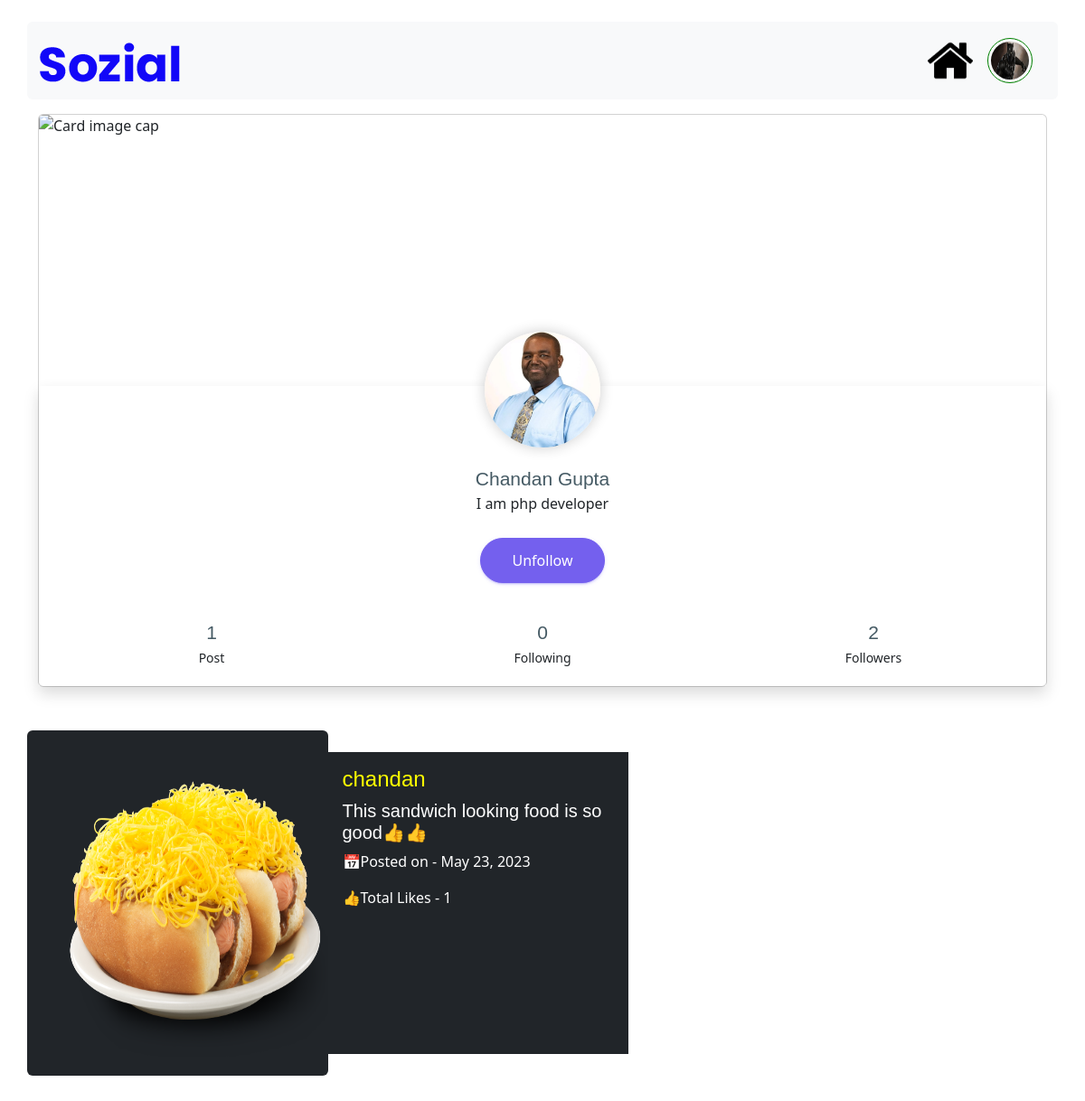
The app's page /profilepage/chandan (signed in) with its own data.
### home/models.py (models this page shows, shortened)
class Profile(models.Model):
    user = models.OneToOneField(User, on_delete=models.CASCADE, null=True)
    id_user= models.IntegerField(null=True)
    full_name= models.CharField(max_length=100)
    image = models.ImageField(upload_to='media')
    bio = models.TextField()
    location = models.CharField(max_length=100)

class Post(models.Model):
    id = models.UUIDField(primary_key=True, default=uuid.uuid4)
    user = models.ForeignKey(User, on_delete=models.CASCADE, null=True)
    pic = models.ImageField(upload_to='media')
    body = models.TextField()
    created_on = models.DateField(default=datetime.now)
    likes = models.IntegerField(default= 0)

### home/views.py (the view)
# urls.py: path('profilepage/<pk>', views.profilepage, name='profilepage'),
@login_required(login_url='signin')
def profilepage(request, pk):
    user_obj = User.objects.get(username = pk)
    user_profile = Profile.objects.get(user = user_obj)
    post_count = Post.objects.filter(user= user_obj).count
    followed_by = request.user.username
    followed_to = pk
    follower_count = FollowerCount.objects.filter(followed_by= pk).count
    following_count = FollowerCount.objects.filter(followed_to=pk).count
    if FollowerCount.objects.filter(followed_by=followed_by, followed_to=followed_to):
        button_text = 'Unfollow'
    else:
        button_text = 'Follow'
    context = {
        'user_obj' : user_obj,
        'user_profile' : user_profile,
        'follower_count': follower_count,
        'following_count': following_count,
        'post_count' : post_count,
        'button_text': button_text
    }
    return render(request, 'profile.html', context)

### templates/profile.html (shortened to what this page needs)
{% extends 'base.html' %}
{% block content %}
{% if user_profile.full_name %}
<div class="mb-5 container mt-3" >
    <div class="col-md-12">
        <div class="card"> <img class="card-img-top" src="https://img.freepik.com/free-vector/gradient-mountain-landscape_23-2149151140.jpg?w=1480&t=st=1684901003~exp=1684901603~hmac=de40ddf169fa6a5fc385d6a68fcea1ec3e55e75d99c61f2a9e6d568d7ac7f8a4" alt="Card image cap">
            <div class="card-body little-profile text-center shadow">
                <div class="pro-img"><img src="{{user_profile.image.url}}" alt="user"></div>
                <h3 class="m-b-0">{{user_profile.full_name}}</h3>
                <p>{{user_profile.bio}}</p>
                <form method="POST" action="{% url 'following' %}">
                {% if user.username == user_obj.username %}
                <a href="{% url 'editprofile' %}" class="m-t-10 waves-effect waves-dark btn btn-primary btn-md btn-rounded">Edit Profile</a>
                {% else %}
                    <button type="submit" class="m-t-10 waves-effect waves-dark btn btn-primary btn-md btn-rounded" >{{button_text}}</button>
                {% endif %}
                </form>
                <div class="row text-center m-t-20">
                    <div class="col-lg-4 col-md-4 m-t-20">
                        <h3 class="m-b-0 font-light">{{post_count}}</h3><small>Post</small>
                    </div>
                    <div class="col-lg-4 col-md-4 m-t-20">
                        <h3 class="m-b-0 font-light">{{follower_count}}</h3><small>Following</small>
                    </div>
                    <div class="col-lg-4 col-md-4 m-t-20">
                        <h3 class="m-b-0 font-light">{{following_count}}</h3><small>Followers</small>
                    </div>
                </div>
            </div>
        </div>
    </div>
</div>
{% else %}
<h1 class="text-center">This is profile of {{user_obj.username}}</h1>
<center>
<a href="{% url 'editprofile' %}" class="btn btn-danger mt-3">Update Profile</a>
</center>
{% endif %}
{% if post_count != 0 %}
<div class="container mt-5 mb-5">
    <div class="row">
    {% for mypost in user_obj.post_set.all %}
    <div class=" col-md-7  ">
        <div class="row">
            <div class="col-md-6 rounded bg-dark w-50 p-3">
            <img src="{{mypost.pic.url}}" style="width: 350px; height: 350px; border-radius: 20%; padding: 5px;">
            </div>
            <div class="col-md-6 bg-dark p-3 mt-4 mb-4">
            <h4 style="color: yellow"> {{mypost.user}}</h4>
         <h5 style="color: white">   {{mypost.body}} </h5>
         <p style="color: white">📅Posted on - {{mypost.created_on}}</p>
         <p style="color: white"> 👍Total Likes - {{mypost.likes}}</p>
            </div>
        </div>
    </div>
    {% endfor %}
</div>
</div>
{% endif %}
{% endblock content %}

### templates/navbar.html (shortened to what this page needs)
<nav class="navbar navbar-expand-lg mt-4 bg-light rounded container">
    <div class="container-fluid">
      <a class="navbar-brand" href="{% url 'home' %}">
        <img src="/static/images/logo4.png" style="width: 160px; height: 60px;">
      </a>
      <div class="collapse navbar-collapse" id="navbarSupportedContent">
        <ul class="navbar-nav me-2 mb-2 mb-lg-0">
          <li class="nav-item">
            <a class="nav-link active" aria-current="page" href="{% url 'home' %}">
              <img src="/static/images/home.png" style="width: 50px; height: 50px;">
            </a>
          </li>
          {% if user.is_authenticated %}
        <li class="nav-item dropdown">
          {% if user.profile.image %}
          <a class="nav-link " href="#" role="button" data-bs-toggle="dropdown" aria-expanded="false">
            <img src="{{user.profile.image.url}}" style="border: 1px solid green;
                    border-radius: 50%; width: 50px; height: 50px; padding: 3px;">
          </a>
          {% else %}
          <a class="nav-link " href="#" role="button" data-bs-toggle="dropdown" aria-expanded="false">
            <img src="/static/images/dummy.png" style="border: 1px solid green;
                    border-radius: 50%; width: 50px; height: 50px; padding: 3px;">
          </a>
          {% endif %}
        </li>
        {% endif %}
      </ul>
      </div>
    </div>
  </nav>

### templates/profile.html (style rules this page uses)
.card-img-top { height:300px; }
.card-body { -ms-flex: 1 1 auto; flex: 1 1 auto; padding: 1.25rem }
.pro-img { margin-top: -80px; margin-bottom: 20px }
.little-profile .pro-img img { width: 128px; height: 128px; -webkit-box-shadow: 0 0 15px rgba(0, 0, 0, 0.2); box-shadow: 0 0 15px rgba(0, 0, 0, 0.2); border-radius: 100% }
html body .m-b-0 { margin-bottom: 0px }
h3 { line-height: 30px; font-size: 21px }
.btn-rounded.btn-md { padding: 12px 35px; font-size: 16px }
html body .m-t-10 { margin-top: 10px }
.btn-primary, .btn-primary.disabled { background: #7460ee; border: 1px solid #7460ee; -webkit-box-shadow: 0 2px 2px 0 rgba(116, 96, 238, 0.14), 0 3px 1px -2px rgba(116, 96, 238, 0.2), 0 1px 5px 0 rgba(116, 96, 238, 0.12); box-shadow: 0 2px 2px 0 rgba(116, 96, 238, 0.14), 0 3px 1px -2px rgba(116, 96, 238, 0.2), 0 1px 5px 0 rgba(116, 96, 238, 0.12); -webkit-transition: 0.2s ease-in; -o-transition: 0.2s ease-in; transition: 0.2s ease-in }
.btn-rounded { border-radius: 60px; padding: 7px 18px }
.m-t-20 { margin-top: 20px }
.text-center { text-align: center !important }
h1, h2, h3, h4, h5, h6 { color: #455a64; font-family: "Poppins", sans-serif; font-weight: 400 }
p { margin-top: 0; margin-bottom: 1rem }

### records on screen
Profile: image (picture), full_name "Chandan Gupta", bio "I am php developer"
Post: pic (picture), user "chandan", body "This sandwich looking food is so good👍👍", created_on "May 23, 2023", likes "1"

### other values on screen
{{ button_text }} "Unfollow"
{{ post_count }} "1"
{{ follower_count }} "0"
{{ following_count }} "2"
